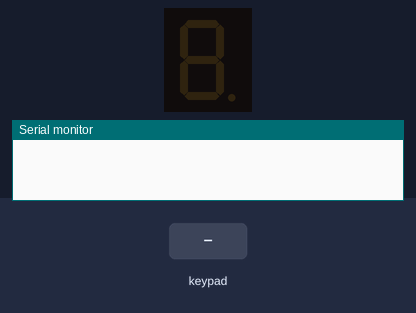
Simulated run of this sketch. Board: Arduino Uno, built with avr-gcc and run on an emulated ATmega328P. Shown: 1-digit seven-segment display, the last lines printed to the serial monitor. The inputs (shaded band) are chosen by the test bench.

Above: at 1.2 s.
1.3 s: keypad keys 5 4 3 2 pressed 0.4 s apart
At 3.9 s:
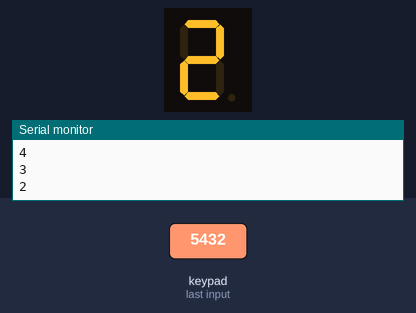
4.4 s: key 'A' pressed
At 5.3 s:
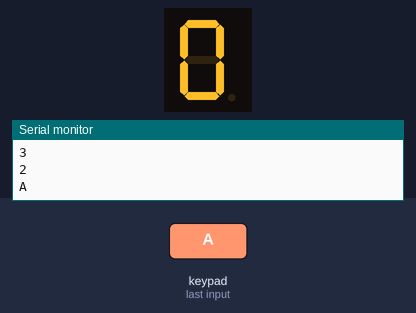
5.9 s: key 'B' pressed
At 6.5 s:
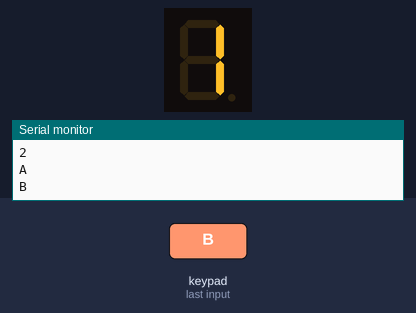
7.4 s: keypad keys 9 8 7 6 D pressed 0.4 s apart
At 9.9 s:
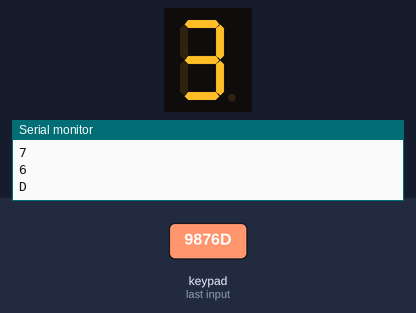
10.9 s: key 'C' pressed
At 11.6 s:
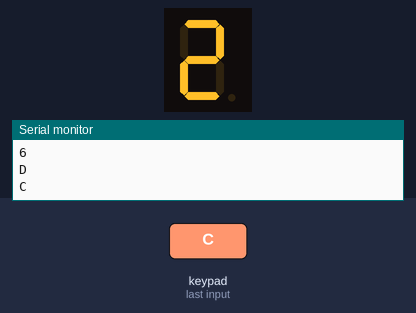
Timing chart, 0 to 13.4 s (numbered marks = the images above; inputs shaded):
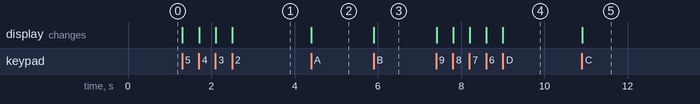

Measured:
- after the input at 1.3 s, the display: first changes at once (image 1 shows a later state)
- after the input at 4.4 s, the display: changes at once (image 2)
- after the input at 5.9 s, the display: changes at once (image 3)
- after the input at 7.4 s, the display: first changes at once (image 4 shows a later state)
- after the input at 10.9 s, the display: changes at once (image 5)

The sketch:

sketch_apr05.2.ino
```cpp
#include <Keypad.h>
#include "SevSeg.h"
SevSeg sevseg;
const byte ROWS = 4; // 4 Rows
const byte COLS = 4; // 4 Columns
char keys[ROWS][COLS] =
{
  {'0', '1', '2', '3'}, {'4','5','6', '7'},
  {'8', '9', 'A', 'B'}, {'C', 'D', 'E', 'F'}
};
byte rowPins[ROWS] = {5, 4, 3, 2};
byte colPins[COLS] = {9, 8, 7, 6};
Keypad keypad = Keypad( makeKeymap(keys), rowPins,colPins, ROWS, COLS );
void setup()
{
  Serial.begin(9600);
  byte numDigits = 1;
  byte digitPins[] = {A2};
  byte segmentPins[] = {11, 10, A3, A1, A0, 12, 13, A4};
  sevseg.begin(COMMON_CATHODE, numDigits, digitPins,segmentPins);
}
void loop()
{
  char key;
  key = keypad.getKey();

  int a;

  if (key != NO_KEY)
  {
    if(key >='A' && key <='F')
     {
      a = key-'A';
      }
    else
    {
      a = key-'0';
      }
    Serial.println(key);
    sevseg.setNumber(a,1);
    sevseg.refreshDisplay();

  }
  else
  {
    sevseg.refreshDisplay();


  }


}
```
